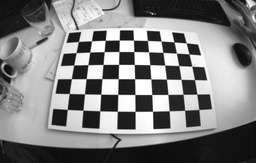
#> input picture hyu-2024-aue8089-pa2/data/images/img_0012.jpg, 256 x 163 px, shrunk from 752 x 480 before the run, given in place of img_0001.jpg, which was not available
$ jupyter execute --allow-errors 1_wireframe_cube.ipynb   (shell and % lines are left out)
#> lines starting #> are read from the running program, lines starting #| are printed output that depends on the picture; after the words box and inside, x2 and y2 are one past the last pixel; in counts of white or black regions, pixels touching at a corner belong together; pictures that were not available may be replaced by others from this repository, and a replacement may not be noted
### hyu-2024-aue8089-pa2/undistort_image.py
import math
import numpy as np

from distort_points import distort_points


def undistort_image(img: np.ndarray,
                    K: np.ndarray,
                    D: np.ndarray,
                    bilinear_interpolation: bool = False) -> np.ndarray:
    """
    Corrects an image for lens distortion.

    Args:
        img: distorted image (HxW)
        K: camera matrix (3x3)
        D: distortion coefficients (4x1)
        bilinear_interpolation: whether to use bilinear interpolation or not
    """

    height, width, *_ = img.shape
    undistorted_img = np.zeros_like(img)

    for x in range(width):
        for y in range(height):

            # apply distortion
            x_d = distort_points(np.array([[x, y]]), D, K)
            u, v = x_d[0, :]

            # bilinear interpolation
            u1 = math.floor(u)
            v1 = math.floor(v)

            in_image = (u1 >= 0) & (u1+1 < width) & (v1 >= 0) & (v1+1 < height)
            if not in_image:
                continue

            if bilinear_interpolation:
                a = u - u1
                b = v - v1

                # [TODO] weighted sum of pixel values in img
                undistorted_img[y,x] = ((1-a)*(1-b) * img[v1, u1] +
                                        a * (1-b) * img[v1, u1+1] +
                                        (1-a) * b * img[v1+1, u1] +
                                        a * b * img[v1+1, u1+1])
            else:
                # [TODO] nearest neighbor
                undistorted_img[y, x] = img[round(v), round(u)]

    return undistorted_img

### hyu-2024-aue8089-pa2/distort_points.py
import numpy as np


def distort_points(x: np.ndarray,
                   D: np.ndarray,
                   K: np.ndarray) -> np.ndarray:
    """
    Applies lens distortion to 2D points x on the image plane.

    Args:
        x: 2d points (Nx2)
        D: distortion coefficients (4x1)
        K: camera matrix (3x3)
    """

    k1, k2 = D[0], D[1]

    u0 = K[0, 2]
    v0 = K[1, 2]

    xp = x[:, 0] - u0
    yp = x[:, 1] - v0

    r2 = xp**2 + yp**2
    xpp = u0 + xp * (1 + k1*r2 + k2*r2**2)
    ypp = v0 + yp * (1 + k1*r2 + k2*r2**2)

    x_d = np.stack([xpp, ypp], axis=-1)

    return x_d

### hyu-2024-aue8089-pa2/pose_vector_to_transformation_matrix.py
import numpy as np


def pose_vector_to_transformation_matrix(pose_vec: np.ndarray) -> np.ndarray:
    """
    Converts a 6x1 pose vector into a 4x4 transformation matrix.

    Args:
        pose_vec: 6x1 vector representing the pose as [wx, wy, wz, tx, ty, tz]

    Returns:
        T: 4x4 transformation matrix
    """

    # 3d rotation
    omega = pose_vec[:3]

    # 3d translation
    t = pose_vec[3:]

    # unit vector indicating the axis of rotation
    theta = np.sqrt((omega**2).sum())
    k = omega / theta

    kx, ky, kz = k

    # cross-product matrix
    K = np.array([[0, -kz, ky],
                  [kz, 0, -kx],
                  [-ky, kx, 0]])

    # Rodrigues' rotation formula
    R = np.eye(3) + np.sin(theta) * K + (1 - np.cos(theta)) * K @ K

    T = np.eye(4)
    T[:3, :3] = R
    T[:3, 3] = t

    return T

### hyu-2024-aue8089-pa2/project_points.py
import numpy as np

from distort_points import distort_points


def project_points(points_3d: np.ndarray,
                   K: np.ndarray,
                   D: np.ndarray) -> np.ndarray:
    """
    Projects 3d points to the image plane, given the camera matrix,
    and distortion coefficients.

    Args:
        points_3d: 3d points (3xN)
        K: camera matrix (3x3)
        D: distortion coefficients (4x1)

    Returns:
        projected_points: 2d points (2xN)
    """

    # [TODO] get image coordinates
    x = points_3d[:, 0] / points_3d[:, 2]
    y = points_3d[:, 1] / points_3d[:, 2]
    r_square = x**2 + y**2

    # [TODO] apply distortion
    if len(D) == 2:
        k1, k2 = D
        k3, p1, p2 = 0, 0, 0
    if len(D) == 4:
        k1, k2, p1, p2 = D
        k3 = 0
    elif len(D) == 5:
        k1, k2, k3, p1, p2 = D

    r_d = (1 + k1*r_square + k2*r_square**2 + k3*r_square**3)
    x_d = x * r_d + 2*p1*x*y + p2*(r_square + 2*x**2)
    y_d = y * r_d + p1*(r_square + 2*y**2) + 2*p2*x*y

    projected_points = np.stack([K[0,0] * x_d + K[0,2],
                                 K[1,1] * y_d + K[1,2]], axis=-1)
    return projected_points

### hyu-2024-aue8089-pa2/undistort_image_vectorized.py
import numpy as np

from distort_points import distort_points


def undistort_image_vectorized(img: np.ndarray,
                               K: np.ndarray,
                               D: np.ndarray) -> np.ndarray:

    """
    Undistorts an image using the camera matrix and distortion coefficients.

    Args:
        img: distorted image (HxW)
        K: camera matrix (3x3)
        D: distortion coefficients (4x1)

    Returns:
        und_img: undistorted image (HxW)
    """

    height, width, *_ = img.shape
    X, Y = np.meshgrid(np.arange(width), np.arange(height))
    px_locs = np.stack([X, Y], axis=-1).reshape([height * width, 2])

    dist_px_locs = distort_points(px_locs, D, K)
    intensity_vals = img[np.round(dist_px_locs[:, 1].astype(int)),
                         np.round(dist_px_locs[:, 0]).astype(int)]
    und_img = intensity_vals.reshape(img.shape).astype(np.uint8)

    return und_img

### hyu-2024-aue8089-pa2/1_wireframe_cube.ipynb
[cell 1]
import psutil
cpus = '20-23'
cores = [int(core) for core in cpus.split('-')]
p = psutil.Process()
p.cpu_affinity(list(range(cores[0], cores[1]+1)))

[cell 2]
import cv2
import numpy as np
import time
import matplotlib.pyplot as plt

from PIL import Image
from pose_vector_to_transformation_matrix import \
    pose_vector_to_transformation_matrix
from project_points import project_points
from undistort_image import undistort_image
from undistort_image_vectorized import undistort_image_vectorized

[cell 3]
# load camera poses

# each row i of matrix 'poses' contains the transformations that transforms
# points expressed in the world frame to
# points expressed in the camera frame

pose_vectors = np.loadtxt('data/poses.txt')

# load camera intrinsics
K = np.loadtxt('data/K.txt')  # calibration matrix[3x3]
D = np.loadtxt('data/D.txt')  # distortion coefficients[2x1]

# load one image with a given index
img_index = 1
img = cv2.imread('data/images/img_{0:04d}.jpg'.format(img_index))
#> img is the input picture: shape (163, 256, 3); min 5, max 255, mean 127.9
height, width, _ = img.shape
#> height = 163; width = 256

# project the corners on the image
# compute the 4x4 homogeneous transformation matrix that maps points
# from the world to the camera coordinate frame

T_C_W = pose_vector_to_transformation_matrix(pose_vectors[img_index - 1, :])

[cell 4]
# define 3D corner positions
# [Nx3] matrix containing the corners of the checkerboard as 3D points
# (X,Y,Z), expressed in the world coordinate system

square_size = 0.04  # [m]
num_corners_x = 9
num_corners_y = 6
num_corners = num_corners_x * num_corners_y

X, Y = np.meshgrid(np.arange(num_corners_x), np.arange(num_corners_y))
p_W_corners = square_size * np.stack([X, Y],
                                        axis=-1).reshape([num_corners, 2])

# add z coordinate, set z=0
p_W_corners = np.concatenate(
    [p_W_corners, np.zeros([num_corners, 1])], axis=-1)

[cell 5]
# D[0] = -2.5774e-1

[cell 6]

# transform 3d points from world to current camera pose
p_C_corners = np.matmul(T_C_W[None, :, :],
                        np.concatenate([p_W_corners,
                                        np.ones([num_corners, 1])],
                                        axis=-1)[:, :, None]).squeeze(-1)
p_C_corners = p_C_corners[:, :3]

projected_pts = project_points(p_C_corners, K, D)
plt.imshow(img, cmap='gray')
plt.plot(projected_pts[:, 0], projected_pts[:, 1], 'r+')
plt.axis('off')
plt.show()
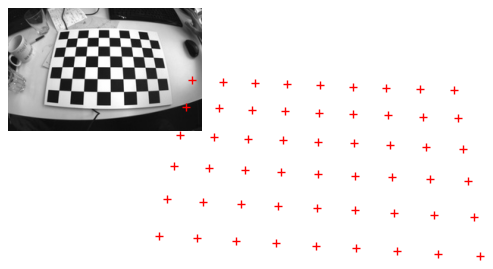
#> figure drawn by matplotlib, 1 panel

[cell 7]
# undistort image with bilinear interpolation
start_t = time.time()
img_undistorted = undistort_image(img, K, np.zeros([4, 1]), bilinear_interpolation=True)
#> the loop in undistort_image, `for x in range(width):` made 256 passes
print('Undistortion with bilinear interpolation completed in {}'.format(
    time.time() - start_t))

# vectorized undistortion without bilinear interpolation
start_t = time.time()
img_undistorted_vectorized = undistort_image_vectorized(img, K, np.zeros([4, 1]))
print('Vectorized undistortion completed in {}'.format(
    time.time() - start_t))

plt.clf()
plt.close()
fig, axs = plt.subplots(2)
axs[0].imshow(img_undistorted, cmap='gray')
axs[0].set_axis_off()
axs[0].set_title('With bilinear interpolation')
axs[1].imshow(img_undistorted_vectorized, cmap='gray')
axs[1].set_axis_off()
axs[1].set_title('Without bilinear interpolation')
plt.show()
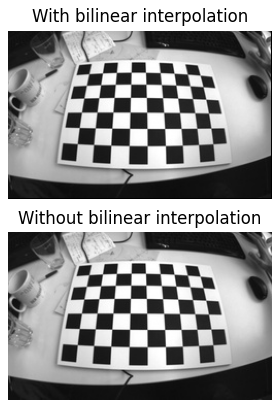
#> figure drawn by matplotlib, 2 panels

[cell 8]
# calculate the cube points to then draw the image
offset_x = 0.04 * 3
offset_y = 0.04
s = 2 * 0.04

X, Y, Z = np.meshgrid(np.arange(2), np.arange(2), np.arange(-1, 1))
p_W_cube = np.stack([offset_x + X.flatten()*s,
                        offset_y + Y.flatten()*s,
                        Z.flatten()*s,
                        np.ones([8])], axis=-1)

p_C_cube = np.matmul(T_C_W[None, :, :], p_W_cube[:, :, None]).squeeze(-1)
p_C_cube = p_C_cube[:, :3]

cube_pts = project_points(p_C_cube, K, np.zeros([4, 1]))

# Plot the cube
plt.clf()
plt.close()
plt.imshow(img_undistorted, cmap='gray')

lw = 3

# base layer of the cube
plt.plot(cube_pts[[1, 3, 7, 5, 1], 0],
            cube_pts[[1, 3, 7, 5, 1], 1],
            'g-',
            linewidth=lw)

# top layer of the cube
plt.plot(cube_pts[[0, 2, 6, 4, 0], 0],
            cube_pts[[0, 2, 6, 4, 0], 1],
            'g-',
            linewidth=lw)

# vertical lines
plt.plot(cube_pts[[0, 1], 0], cube_pts[[0, 1], 1], 'g-', linewidth=lw)
plt.plot(cube_pts[[2, 3], 0], cube_pts[[2, 3], 1], 'g-', linewidth=lw)
plt.plot(cube_pts[[4, 5], 0], cube_pts[[4, 5], 1], 'g-', linewidth=lw)
plt.plot(cube_pts[[6, 7], 0], cube_pts[[6, 7], 1], 'g-', linewidth=lw)

plt.axis('off')
plt.show()
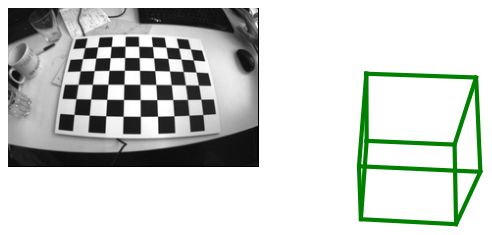
#> figure drawn by matplotlib, 1 panel

[cell 9]
# Re-generate img_undistored
img_undistorted = undistort_image(img, K, D, bilinear_interpolation=True)
#> call 2 of undistort_image, with K = array of shape (3, 3), D = array of shape (2,), bilinear_interpolation = True
#> after the loop in undistort_image (call 2), `for x in range(width):`:
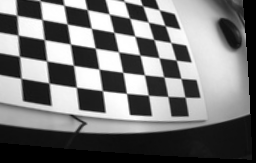
#> undistorted_img: shape (163, 256, 3); min 0, max 255, mean 117

[cell 10]
# calculate the cube points to then draw the image
offset_x = 0.04 * 3
offset_y = 0.04
s = 2 * 0.04

X, Y, Z = np.meshgrid(np.arange(2), np.arange(2), np.arange(-1, 1))
p_W_cube = np.stack([
    offset_x + X.flatten()*s,
    offset_y + Y.flatten()*s,
    Z.flatten()*s,
    np.ones([8])], axis=-1)
p_W_cube = p_W_cube.reshape(8, 1, 4)

vertex_id = (
    0, 2, 6, 4, # base layer of the cube
    1, 3, 7, 5, # top layer of the cube
)

lines_id = (
    [0, 1], [2, 3], [4, 5], [6, 7], # vertical lines
    [0, 2], [2, 6], [6, 4], [4, 0], # base lines
    [1, 3], [3, 7], [7, 5], [5, 1], # top lines
)

# set points in world coordinate
num_pts_per_line = 50
weights = np.linspace(0, 1, num_pts_per_line)[..., None]
p_W_cube_all = np.zeros((num_pts_per_line * 12, 4))
for ii, line in enumerate(lines_id):
    indices = slice(ii * num_pts_per_line, (ii + 1) * num_pts_per_line)
    p_W_cube_all[indices] = (weights * p_W_cube[line[0]] + (1 - weights) * p_W_cube[line[1]]).reshape(-1, 4)

[cell 11]
# project on image coordinate
p_C_cube = np.matmul(T_C_W[None, :, :], p_W_cube_all[:, :, None]).squeeze(-1)
p_C_cube = p_C_cube[:, :3]

cube_pts = project_points(p_C_cube, K, np.zeros([4, 1]))
cube_pts_int = cube_pts.astype(int)
cube_pts_int = np.unique(cube_pts_int, axis=0)

# draw points
#> (the rest of this cell did not finish here and is left out)

[cell 12]
# Define axes in 3D space
axis_length = 0.05
axes_3d = np.array([
    [0, 0, 0],
    [axis_length, 0, 0],  # X
    [0, axis_length, 0],  # Y
    [0, 0, axis_length]   # Z
])

# Transform axes to camera coordinate system
axes_C = np.matmul(T_C_W, np.hstack((axes_3d, np.ones((4, 1)))).T).T
axes_C = axes_C[:, :3]

# Project axes points to image plane
axes_2d = project_points(axes_C, K, np.zeros([4, 1]))
axes_2d_int = axes_2d.astype(int)

# Draw axes
colors = [(0, 0, 255),    # X: r
          (0, 255, 0),    # Y: g
          (255, 0, 0)]    # Z: b

origin = axes_2d_int[0]
for i, end_point in enumerate(axes_2d_int[1:]):
    cv2.line(img_undistorted,
             tuple(origin),
             tuple(end_point),
             colors[i],
             2)
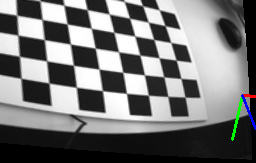
#> img_undistorted: shape (163, 256, 3); 0.62% of pixels changed, all inside (x1, y1, x2, y2) = (231, 94, 256, 141)


Image.fromarray(img_undistorted)

[cell 13]
def create_sphere_points(radius=1.0, n_points=1000):
    """
    Create points on a sphere surface using spherical coordinates
    """
#> called with radius = 0.08, n_points = 10000
    points = []
    for i in range(n_points):
        phi = np.pi * (3 - np.sqrt(5)) * i
        y = 1 - (i / float(n_points - 1)) * 2
        radius_at_y = np.sqrt(1 - y * y)

        x = np.cos(phi) * radius_at_y
        z = np.sin(phi) * radius_at_y

        points.append([x * radius, y * radius, z * radius])

    return np.array(points)

sphere_radius = square_size*2
sphere_points = create_sphere_points(radius=sphere_radius, n_points=10000)
sphere_points[:, 0] += square_size*4
sphere_points[:, 1] += square_size*3

p_C_sphere = np.matmul(T_C_W,
                       np.hstack((sphere_points, np.ones((len(sphere_points), 1)))).T).T
p_C_sphere = p_C_sphere[:, :3]

sphere_pts = project_points(p_C_sphere, K, np.zeros([4, 1]))
sphere_pts_int = sphere_pts.astype(int)

for x, y in sphere_pts_int:
    if 0 <= x < img_undistorted.shape[1] and 0 <= y < img_undistorted.shape[0]:
        img_undistorted[y, x] = (255, 0, 0)

Image.fromarray(img_undistorted)

$ run again, on hyu-2024-aue8089-pa2/data/images/img_0050.jpg
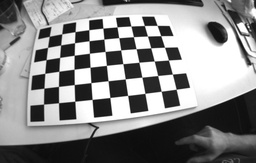
#> input picture hyu-2024-aue8089-pa2/data/images/img_0050.jpg, 256 x 163 px, shrunk from 752 x 480 before the run, given in place of img_0001.jpg, which was not available
#> img is the input picture: shape (163, 256, 3); min 11, max 255, mean 135.5
#> `plt.show()`:
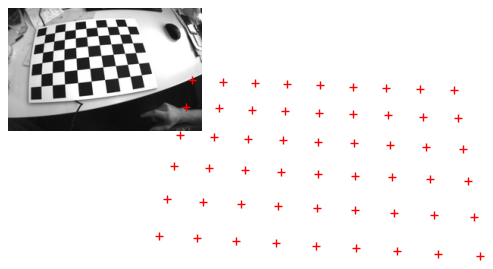
#> figure drawn by matplotlib, 1 panel
#> the loop in undistort_image, `for x in range(width):` made 256 passes
#> after the loop `for i, end_point in enumerate(axes_2d_int[1:]):`:
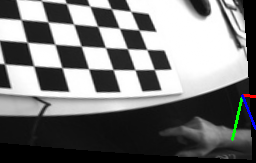
#> img_undistorted: shape (163, 256, 3); mean B, G, R 119, 119.1, 118.6

$ run again, on hyu-2024-aue8089-pa2/data/images/img_0058.jpg
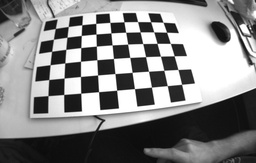
#> input picture hyu-2024-aue8089-pa2/data/images/img_0058.jpg, 256 x 163 px, shrunk from 752 x 480 before the run, given in place of img_0001.jpg, which was not available
#> img is the input picture: shape (163, 256, 3); min 8, max 255, mean 133.8
#> `plt.show()`:
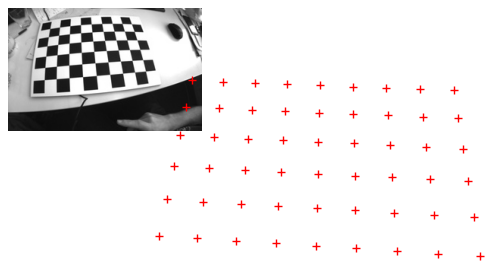
#> figure drawn by matplotlib, 1 panel
#> the loop in undistort_image, `for x in range(width):` made 256 passes
#> after the loop `for i, end_point in enumerate(axes_2d_int[1:]):`:
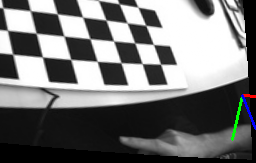
#> img_undistorted: shape (163, 256, 3); mean B, G, R 116.4, 116.5, 116
